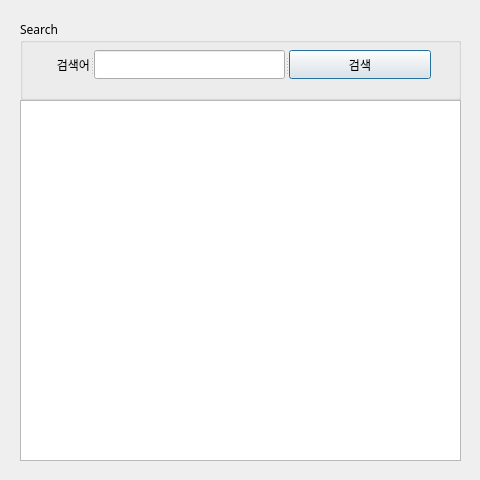
<?xml version="1.0" encoding="UTF-8"?>
<ui version="4.0">
 <class>Dialog</class>
 <widget class="QDialog" name="Dialog">
  <property name="geometry">
   <rect>
    <x>0</x>
    <y>0</y>
    <width>480</width>
    <height>480</height>
   </rect>
  </property>
  <property name="sizePolicy">
   <sizepolicy hsizetype="Fixed" vsizetype="Fixed">
    <horstretch>0</horstretch>
    <verstretch>0</verstretch>
   </sizepolicy>
  </property>
  <property name="font">
   <font>
    <family>맑은 고딕</family>
   </font>
  </property>
  <property name="windowTitle">
   <string>네이버뉴스 검색</string>
  </property>
  <property name="windowIcon">
   <iconset>
    <normaloff>naver_icon.png</normaloff>naver_icon.png</iconset>
  </property>
  <property name="windowOpacity">
   <double>0.000000000000000</double>
  </property>
  <widget class="QGroupBox" name="groupBox">
   <property name="geometry">
    <rect>
     <x>20</x>
     <y>20</y>
     <width>441</width>
     <height>80</height>
    </rect>
   </property>
   <property name="title">
    <string>Search</string>
   </property>
   <widget class="QSplitter" name="splitter">
    <property name="geometry">
     <rect>
      <x>10</x>
      <y>30</y>
      <width>401</width>
      <height>29</height>
     </rect>
    </property>
    <property name="orientation">
     <enum>Qt::Horizontal</enum>
    </property>
    <widget class="QLabel" name="label">
     <property name="text">
      <string>검색어</string>
     </property>
     <property name="alignment">
      <set>Qt::AlignRight|Qt::AlignTrailing|Qt::AlignVCenter</set>
     </property>
    </widget>
    <widget class="QLineEdit" name="txtSerch"/>
    <widget class="QPushButton" name="btnSearch">
     <property name="text">
      <string>검색</string>
     </property>
    </widget>
   </widget>
  </widget>
  <widget class="QTableWidget" name="tblresult">
   <property name="geometry">
    <rect>
     <x>20</x>
     <y>100</y>
     <width>441</width>
     <height>361</height>
    </rect>
   </property>
  </widget>
 </widget>
 <resources/>
 <connections/>
</ui>
